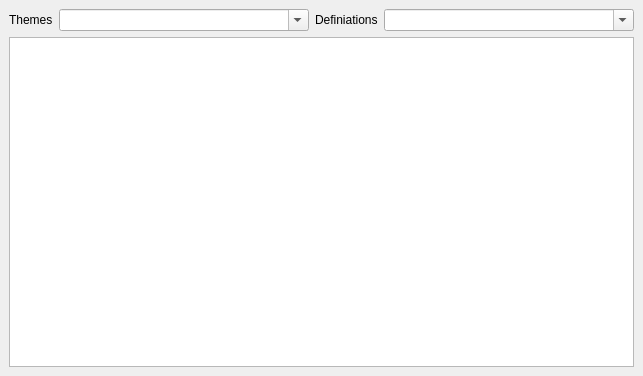
<?xml version="1.0" encoding="UTF-8"?>
<ui version="4.0">
 <class>MainWindow</class>
 <widget class="QMainWindow" name="MainWindow">
  <property name="geometry">
   <rect>
    <x>0</x>
    <y>0</y>
    <width>643</width>
    <height>376</height>
   </rect>
  </property>
  <property name="windowTitle">
   <string>KDE SyntaxHighlighting</string>
  </property>
  <widget class="QWidget" name="centralwidget">
   <layout class="QVBoxLayout" name="verticalLayout">
    <item>
     <layout class="QHBoxLayout" name="horizontalLayout">
      <item>
       <widget class="QLabel" name="label_2">
        <property name="text">
         <string>Themes</string>
        </property>
       </widget>
      </item>
      <item>
       <widget class="QComboBox" name="themes">
        <property name="sizePolicy">
         <sizepolicy hsizetype="MinimumExpanding" vsizetype="Fixed">
          <horstretch>0</horstretch>
          <verstretch>0</verstretch>
         </sizepolicy>
        </property>
        <property name="editable">
         <bool>true</bool>
        </property>
       </widget>
      </item>
      <item>
       <widget class="QLabel" name="label">
        <property name="text">
         <string>Definiations</string>
        </property>
       </widget>
      </item>
      <item>
       <widget class="QComboBox" name="definitions">
        <property name="sizePolicy">
         <sizepolicy hsizetype="MinimumExpanding" vsizetype="Fixed">
          <horstretch>0</horstretch>
          <verstretch>0</verstretch>
         </sizepolicy>
        </property>
        <property name="editable">
         <bool>true</bool>
        </property>
       </widget>
      </item>
     </layout>
    </item>
    <item>
     <widget class="QTextEdit" name="textEdit">
      <property name="font">
       <font>
        <family>Ubuntu Mono</family>
        <pointsize>15</pointsize>
       </font>
      </property>
     </widget>
    </item>
   </layout>
  </widget>
 </widget>
 <resources/>
 <connections/>
</ui>
